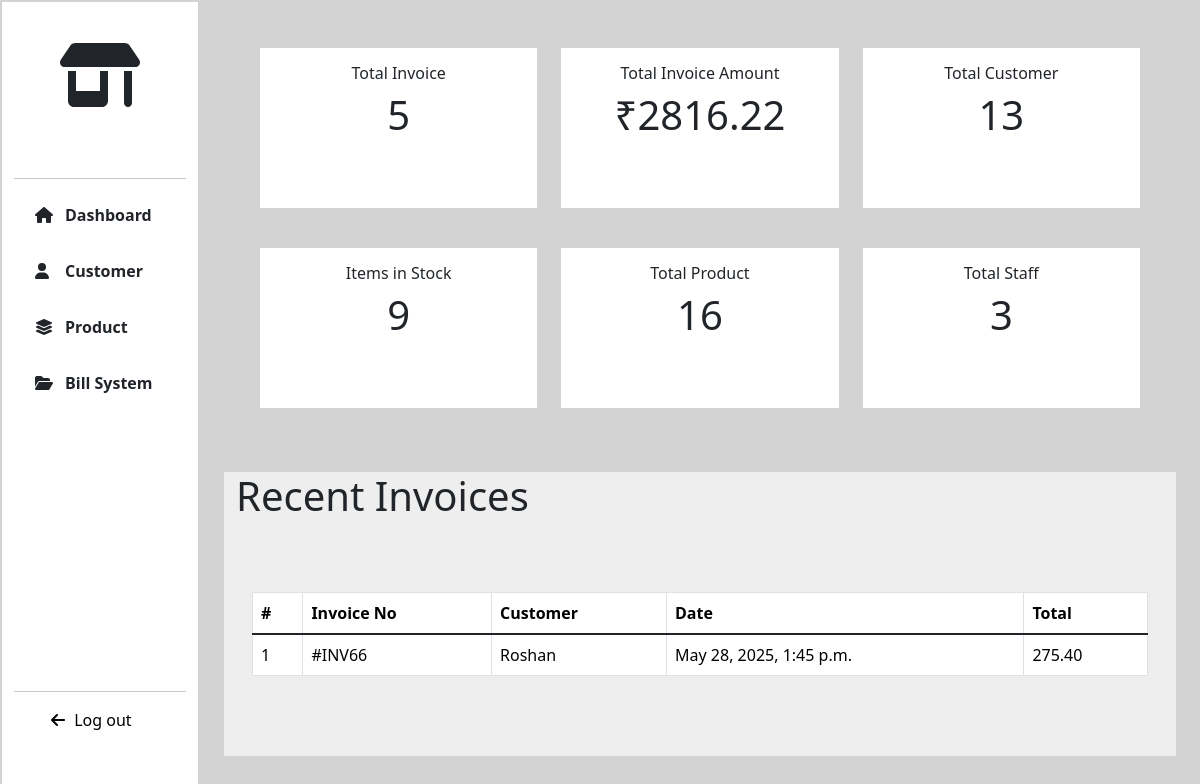
/dashboard/ (signed in), run on the app's committed database.
### BILLING/models.py (models this page shows, shortened)
class Invoice(models.Model):
    customer=models.ForeignKey(Customer,on_delete=models.CASCADE)
    staff=models.ForeignKey(User,on_delete=models.CASCADE)
    date=models.DateTimeField(auto_now_add=True)
    gst_percentage=models.IntegerField(default=2)
    gst=models.DecimalField(max_digits=5,decimal_places=2,default=0.00)
    total = models.DecimalField(max_digits=15,decimal_places=2,default=0)
    grand_total=models.DecimalField(max_digits=15,default=0,decimal_places=2)

### CUSTOMER/models.py (models this page shows, shortened)
class Customer(models.Model):
    fullname=models.CharField(max_length=255)
    phone=models.IntegerField(unique=True)
    address=models.TextField()

### MAIN_APP/views.py (the view)
# urls.py: path('dashboard/',views.dashboard, name='dashboard'),
@login_required
def dashboard(request):
    invoices=Invoice.objects.all().count()
    customers=Customer.objects.all().count()
    products=Product.objects.all().count()
    staffs=User.objects.filter(is_staff=True,is_superuser=False).count()
    today = timezone.now().date()
    recent_invoice=Invoice.objects.filter(date__date=today)
    total_invoice_amount=Invoice.objects.all().aggregate(total_sum=(Sum('grand_total')))['total_sum'] or 0.00
    stocks = Product.objects.filter(stock__gt=0).count()
    return render(request,'dashboard.html',locals())

### Templates/dashboard.html (shortened to what this page needs)
{% extends 'extends.html' %}
{% load static %}
{% block content %}
<div class="col-lg-10 col-md-9 col-sm-9 page-col">
    <div class="dashboard-content p-4">
        <div class="row p-4" style="height: auto;">
            <div class="col-lg-4">
                <div class="dashboard-box">
                    <div class="box-content">
                        <h6>Total Invoice</h6>
                        <h1>{{ invoices }}</h1>
                    </div>
                </div>
            </div>
            <div class="col-lg-4">
                <div class="dashboard-box">
                    <div class="box-content">
                        <h6>Total Invoice Amount</h6>
                        <h1>₹{{ total_invoice_amount|floatformat:2 }}</h1>
                    </div>
                </div>
            </div>
            <div class="col-lg-4">
                <div class="dashboard-box">
                    <div class="box-content">
                        <h6>Total Customer</h6>
                        <h1>{{ customers }}</h1>
                    </div>
                </div>
            </div>
            <div class="col-lg-4">
                <div class="dashboard-box">
                    <div class="box-content">
                        <h6>Items in Stock</h6>
                        <h1>{{ stocks }}</h1>
                    </div>
                </div>
            </div>
            <div class="col-lg-4">
                <div class="dashboard-box">
                    <div class="box-content">
                        <h6>Total Product</h6>
                        <h1>{{ products }}</h1>
                    </div>
                </div>
            </div>
            <div class="col-lg-4">
                <div class="dashboard-box">
                    <div class="box-content">
                        <h6>Total Staff</h6>
                        <h1>{{ staffs }}</h1>
                    </div>
                </div>
            </div>
        </div>
        <div class="row" style="height: auto;">
            <div class="recent-invoice">
                <h1>Recent Invoices</h1>
                <div class="invoice-content">
                    {% if recent_invoice %}
                    <div class="table-div">
                        <div class="table-responsive" >
                        <table class="table table-hover table-bordered">
                            <thead>
                                <tr>
                                    <th scope="col">#</th>
                                    <th scope="col">Invoice No</th>
                                    <th scope="col">Customer</th>
                                    <th scope="col">Date</th>
                                    <th scope="col">Total</th>
                                </tr>
                                </thead>
                                <tbody class="table-group-divider">
                                    {% for invoice in recent_invoice %}
                                    <tr>
                                        <td class="text-nowrap">{{ forloop.counter }}</td>
                                        <td class="text-nowrap">#INV{{ invoice.id }}</td>
                                        <td class="text-nowrap">{{ invoice.customer.fullname }}</td>
                                        <td class="text-nowrap">{{ invoice.date }}</td>
                                        <td class="text-nowrap">{{ invoice.grand_total }}</td>
                                    </tr>
                                    {% endfor %}
                                </tbody>
                        </table>
                        </div>
                    </div>
                {% else %}
                    <div class="else">
                            <div class="p-4 text-center text-box">
                            <h4>No Invoice found!</h4>
                            </div>
                    </div>
                {% endif %}
                </div>
            </div>
        </div>
    </div>
</div>
{% endblock %}

### static/CSS/index.css (style rules this page uses)
body { margin: 0px; padding: 0px; box-sizing: border-box; }

### static/CSS/dashboard.css (style rules this page uses)
.table-responsive { width: 100%; overflow-x: auto; }
.row { height: 100vh; }
.page-col { background-color: lightgray; margin-left: auto; }
.table-div { padding: 4rem 1rem; }
.dashboard-content .dashboard-box { text-align: center; height: 25vh; }
.dashboard-box .box-content { background-color: #fff; margin: auto; padding: 1rem; height: 20vh; }
.recent-invoice { background-color: #eee; }

### data on the page
Invoice: id "66", customer.fullname "Roshan", date "May 28, 2025, 1:45 p.m.", grand_total "275.40"

### other printed values
{{ invoices }} "5"
{{ total_invoice_amount|floatformat:2 }} "2816.22"
{{ customers }} "13"
{{ stocks }} "9"
{{ products }} "16"
{{ staffs }} "3"
